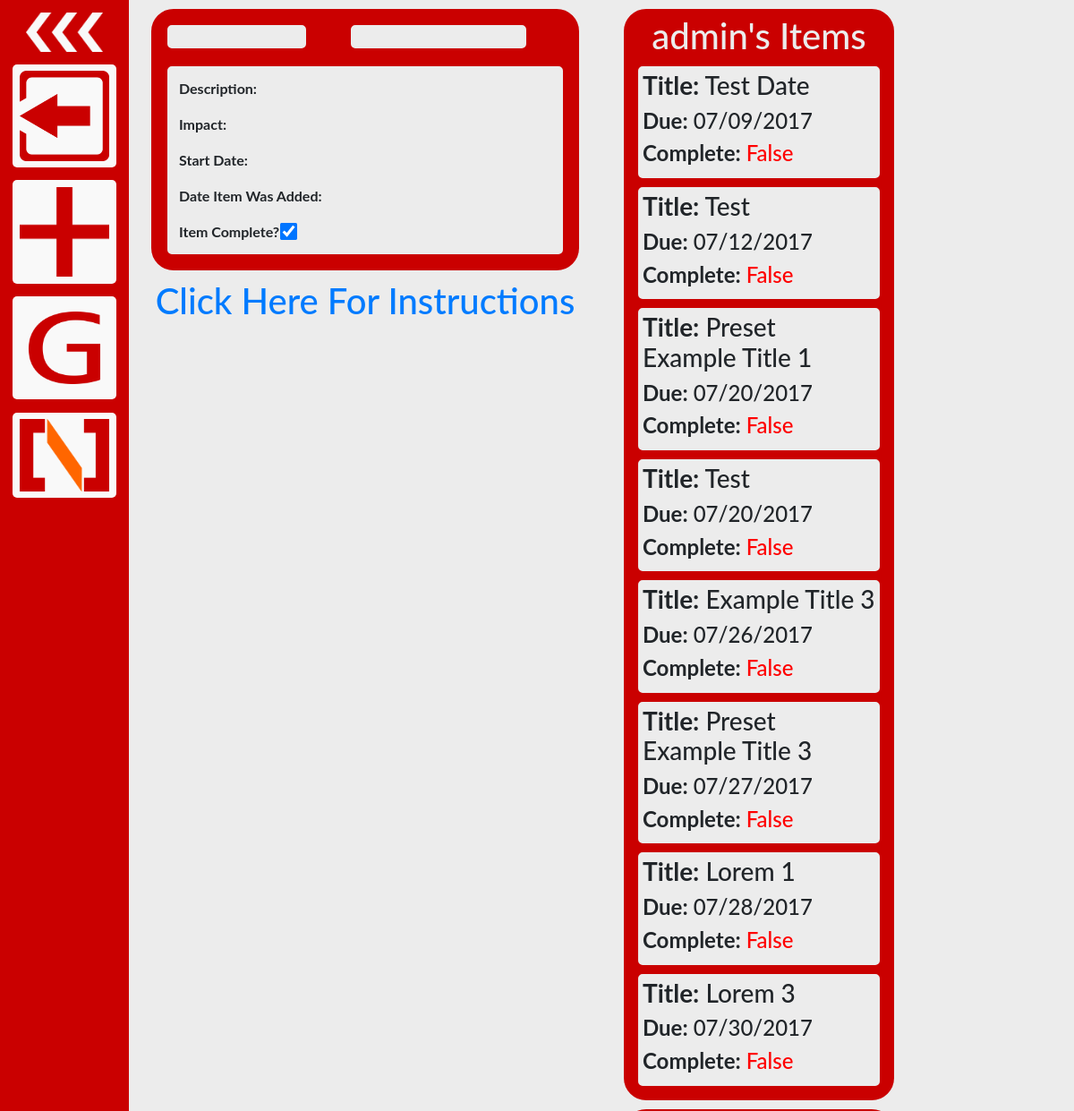
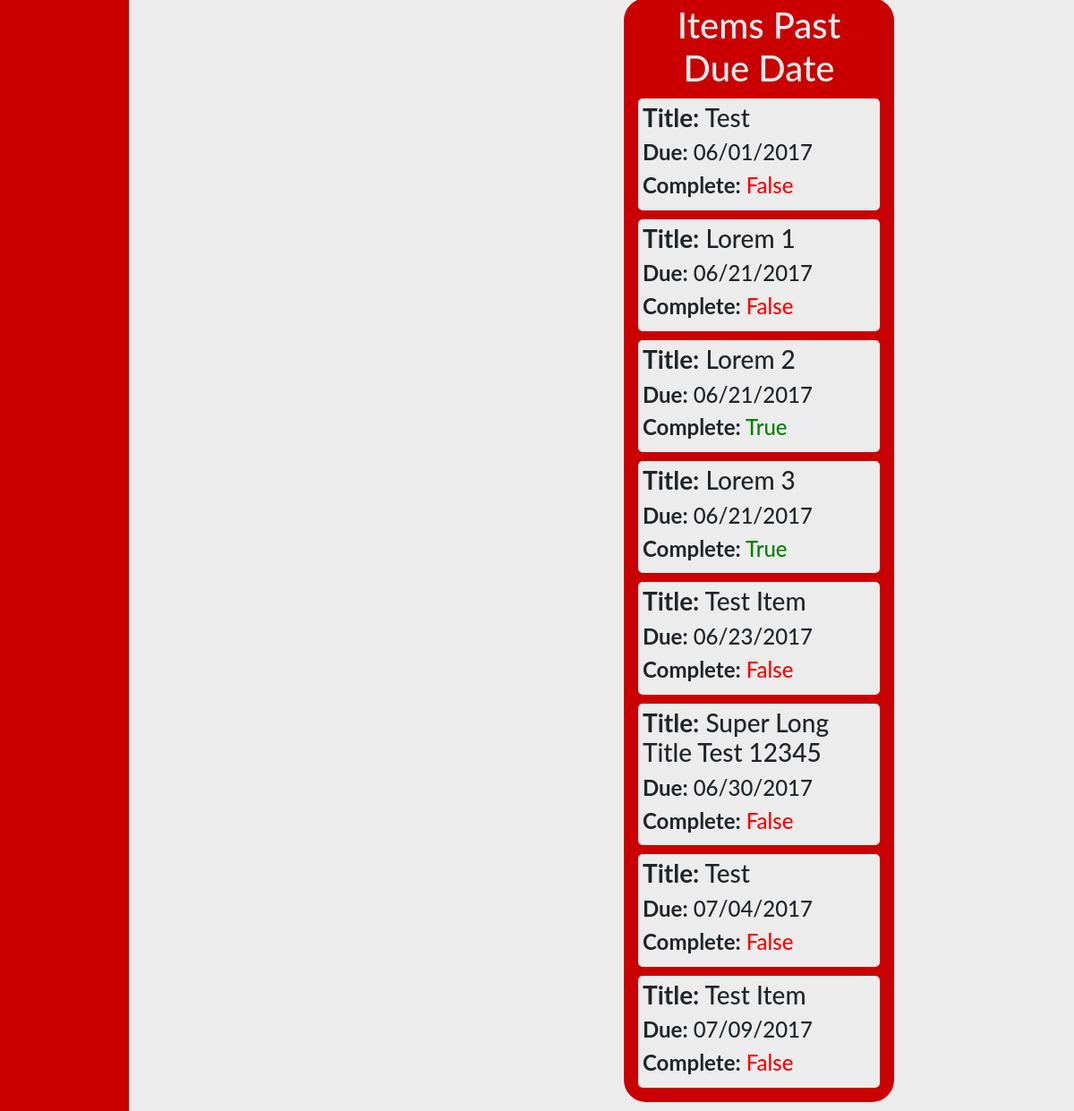
Screenshot of /todo/ (signed in) with the database file from the repository (2 pictures, top to bottom).
### todo/models.py (models this page shows, shortened)
class Item(models.Model):
    username = models.CharField(max_length=200)
    title_text = models.CharField(max_length=200)
    desc_text = models.TextField()
    impact_text = models.TextField()
    start_date = models.DateTimeField()
    due_date = models.DateTimeField()
    priority = models.FloatField()
    complete = models.BooleanField()
    add_date = models.DateTimeField()

### todo/views.py (the view)
@login_required(login_url='/login/')
def index(request):
    username = request.user
    todo_items = Item.objects\
        .filter(username=username, due_date__gte=timezone.now())\
        .order_by('due_date')
    past_items = Item.objects\
        .filter(username=username, due_date__lt=timezone.now())\
        .order_by('due_date')
    return render(request, 'todo/index.html',
                  {'item_list': todo_items,
                   'past_items': past_items})

### todo/templates/todo/index.html (shortened to what this page needs)
{% extends "todo/base.html" %}
{% block content %}
<div class="container-fluid">
  <div class="row">
    <div class="col-md-6 panel">
      <div id="todo_item">
        <div>
          <div class="row">
            <div class="col-xl-5 col-lg-12 col-sm-12">
              <h1 class="item_header" id="json_title_text"></h1>
            </div>
            <div class="col-xl-6 col-lg-12 col-sm-12">
              <h1 class="item_header" id="json_due_date"></h1>
            </div>
          </div>
          <div class="item_body">
            <p><b>Description:</b><div id="json_desc_text"></div></p>
            <p><b>Impact:</b><div id="json_impact_text"></div></p>
            <p><b>Start Date:</b><div id="json_start_date"></div></p>
            <p><b>Date Item Was Added:</b><div id="json_add_date"></div></p>
            <b>Item Complete? </b><input id="-1" type="checkbox" name="item_complete" checked>
          </div>
        </div>
      </div>
      <div class="text-center">
        <h1><a href="https://github.com/noah-dev/todo_django/blob/master/instructions.png"target="_blank">Click Here For Instructions</a></h1>
      </div>
    </div>
    <div id="todo_list" class="col-md-4 panel">
      <div id = "todo_container">
        <div class="col-md-12" style="text-align: center; color: #ececec;">
          <h1>{{request.user.username}}'s Items</h1>
        </div>
        {% for item in item_list %}
        <div class="item" id = {{item.id}}>
          <div class="item_info">
            <h3><b>Title:</b> {{item.title_text}}</h3>
            <h4><b>Due:</b> {{item.due_date | date:"m/d/Y"}}</h4>
            <h4><div class="complete_info" id = {{item.id}}>
              {% if item.complete %}
                <b>Complete:</b> <span id ="complete_status" style='color: green'>{{item.complete}}</span>
              {% else %}
                <b>Complete:</b> <span id ="complete_status" style='color: red'>{{item.complete}}</span>
              {% endif %}
            </div></h4>
          </div>
        </div>
        {% endfor %}
      </div>
      <div id = "todo_container">
        <div class="col-md-12" style="text-align: center; color: #ececec;">
          <h1>Items Past Due Date</h1>
        </div>
        {% for item in past_items %}
        <div class="item" id = {{item.id}}>
          <div class="item_info">
            <h3><b>Title:</b> {{item.title_text}}</h3>
            <h4><b>Due:</b> {{item.due_date | date:"m/d/Y"}}</h4>
            <h4><div class="complete_info" id = {{item.id}}>
              {% if item.complete %}
                <b>Complete:</b> <span style='color: green'>{{item.complete}}</span>
              {% else %}
                <b>Complete:</b> <span style='color: red'>{{item.complete}}</span>
              {% endif %}
            </div></h4>
          </div>
        </div>
        {% endfor %}
      </div>
    </div>
  </div>
</div>
{% endblock %}

### todo/static/todo/style.css (style rules this page uses)
body { background-color: #ececec; }
.item { transition: all 0.4s ease 0s; margin: 10px; }
.item_info { background-color: #ececec; border-style: solid; border-color: #ececec; border-width: 5px; border-radius: 5px; }
#todo_item { margin: 10px; padding: 5px; border-style: solid; border-color: #ca0000; border-radius: 25px; background-color: #ca0000; transition: all 0.3s ease; }
#complete_status { transition: all 0.5s; }
.item_header { background-color: #ececec; border-style: solid; border-color: #ececec; border-radius: 5px; margin: 10px; padding: 10px; font-size: 1.5em; }
.item_body { background-color: #ececec; border-style: solid; border-color: #ececec; border-radius: 5px; margin: 10px; padding: 10px; }
input[type=checkbox] { transform: scale(1.5); }
#todo_container { margin: 10px; padding: 3px; border-style: solid; border-color: #ca0000; border-radius: 25px; background-color: #ca0000; }
#json_title_text, #json_due_date { font-weight: bold }

### todo/static/todo/side_nav.css (style rules this page uses)
body { font-family: "Lato", sans-serif; transition: background-color .5s; }

### rows the page displays
Item: title_text "Test Date", due_date "07/09/2017", complete "False"
Item: title_text "Test", due_date "07/12/2017", complete "False"
Item: title_text "Preset Example Title 1", due_date "07/20/2017", complete "False"
Item: title_text "Test", due_date "07/20/2017", complete "False"
Item: title_text "Example Title 3", due_date "07/26/2017", complete "False"
Item: title_text "Preset Example Title 3", due_date "07/27/2017", complete "False"
Item: title_text "Lorem 1", due_date "07/28/2017", complete "False"
Item: title_text "Lorem 3", due_date "07/30/2017", complete "False"
Item: title_text "Test", due_date "06/01/2017", complete "False"
Item: title_text "Lorem 1", due_date "06/21/2017", complete "False"
Item: title_text "Lorem 2", due_date "06/21/2017", complete "True"
Item: title_text "Lorem 3", due_date "06/21/2017", complete "True"
Item: title_text "Test Item", due_date "06/23/2017", complete "False"
Item: title_text "Super Long Title Test 12345", due_date "06/30/2017", complete "False"
Item: title_text "Test", due_date "07/04/2017", complete "False"
Item: title_text "Test Item", due_date "07/09/2017", complete "False"

### other values shown
{{ request.user.username }} "admin"
